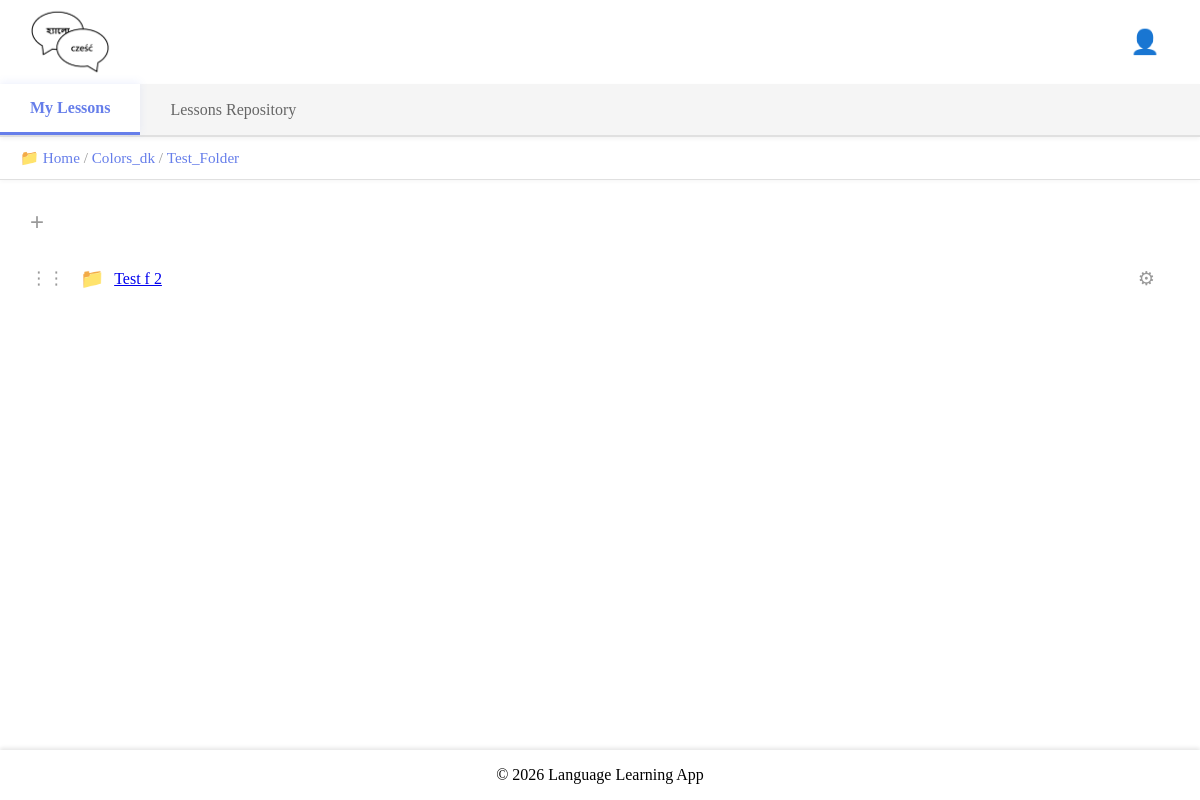
The page /my-lessons/directory/8/ (signed in) on the database as committed earlier.
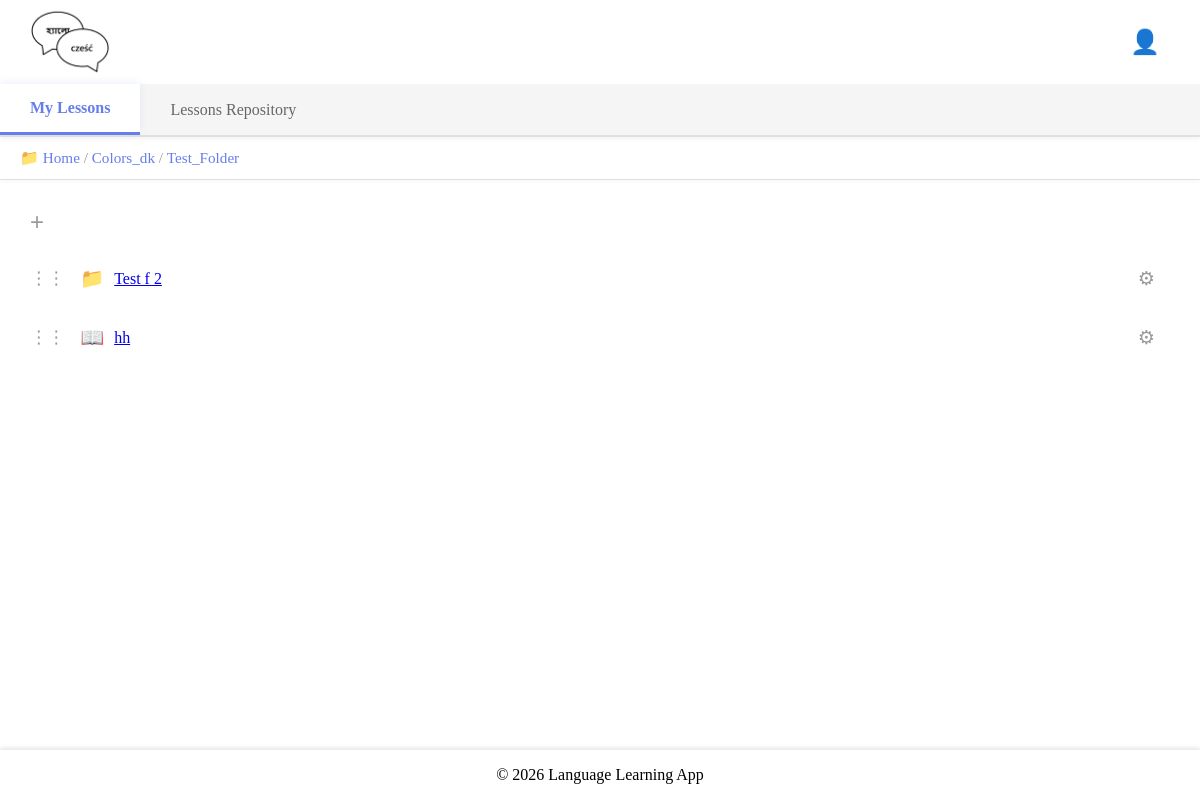
The same page on the database as committed later.
### base/models.py (models this page shows, shortened)
class UserDirectory(models.Model):
    name = models.CharField(max_length=255)
    user = models.ForeignKey(
        User, on_delete=models.CASCADE, related_name="directories"
    )
    parent_directory = models.ForeignKey(
        "self",
        null=True,
        blank=True,
        on_delete=models.CASCADE,
        related_name="subdirectories",
    )
    is_root = models.BooleanField(default=False)
    created = models.DateTimeField(auto_now_add=True)
    updated = models.DateTimeField(auto_now=True)
    class Meta:
        ordering = ["name"]
        unique_together = ("user", "parent_directory", "name")
    def get_path(self):
        path = []
        current = self
        visited = set()
        while current is not None:
            if current.id in visited:
                break
            visited.add(current.id)
            path.insert(0, current)
            current = current.parent_directory
        return path
    @classmethod
    def get_or_create_root_directory(cls, user):
        root_dir, created = cls.objects.get_or_create(
            user=user,
            is_root=True,
            defaults={"name": "Home", "parent_directory": None}
        )
        return root_dir

class UserLesson(models.Model):
    user = models.ForeignKey(User, on_delete=models.CASCADE)
    lesson = models.ForeignKey(Lesson, on_delete=models.CASCADE)
    directory = models.ForeignKey(
        "UserDirectory",
        on_delete=models.SET_NULL,
        null=True,
        blank=True,
        related_name="lessons",
    )
    target_progress = models.PositiveIntegerField(
        default=3, validators=[MinValueValidator(1)]
    )
    practice_window = models.PositiveIntegerField(
        default=10, validators=[MinValueValidator(1)]
    )
    allowed_error_margin = models.PositiveIntegerField(
        default=0, validators=[MinValueValidator(0)]
    )
    class Meta:
        unique_together = ("user", "lesson")

class Lesson(models.Model):
    title = models.CharField(max_length=255)
    description = models.TextField(
        blank=True, help_text="Brief description of the lesson."
    )
    prompt_language = models.ForeignKey(
        Language, on_delete=models.CASCADE, related_name="prompt_lessons"
    )
    translation_language = models.ForeignKey(
        Language, on_delete=models.CASCADE, related_name="translation_lessons"
    )
    author = models.ForeignKey(
        User,
        on_delete=models.CASCADE,
        related_name="authored_lessons",
    )
    changes_log = models.TextField(
        blank=True, help_text="Log of changes made to this lesson."
    )
    access_type = models.ForeignKey(AccessType, on_delete=models.PROTECT, default=1)
    original_lesson = models.ForeignKey(
        "self", null=True, blank=True, on_delete=models.SET_NULL
    )
    updated = models.DateTimeField(auto_now=True)
    created = models.DateTimeField(auto_now_add=True)

### base/views.py (the view, shortened to what this page needs)
# urls.py: path("my-lessons/", views.myLessons, name="my-lessons"),
@login_required(login_url="login")
def myLessons(request, directory_id=None):
    user = request.user
    root_directory = UserDirectory.get_or_create_root_directory(user)
    if directory_id:
        current_directory = get_object_or_404(UserDirectory, id=directory_id, user=user)
    else:
        current_directory = root_directory
    subdirectories = UserDirectory.objects.filter(
        user=user, parent_directory=current_directory
    ).order_by(Lower("name"))
    user_lessons = UserLesson.objects.filter(
        user=user, directory=current_directory
    ).select_related(
        "lesson", "lesson__prompt_language", "lesson__translation_language"
    ).order_by(Lower("lesson__title"))
    orphan_lessons = UserLesson.objects.filter(
        user=user, directory__isnull=True
    )
    breadcrumb_path = current_directory.get_path()
    request.session['current_directory_id'] = current_directory.id
    directory_form = UserDirectoryForm(user=user, parent_directory=current_directory)
    context = {
        "user": user,
        "my_lessons": user_lessons,
        "subdirectories": subdirectories,
        "current_directory": current_directory,
        "breadcrumb_path": breadcrumb_path,
        "root_directory": root_directory,
        "directory_form": directory_form,
    }
    return render(request, "base/authenticated/my_lessons/my_lessons.html", context)

### base/templates/base/authenticated/my_lessons/my_lessons.html (shortened to what this page needs)
{% extends 'base/layouts/my_lessons_layout.html' %}
{% block tab_content %}
<div class="add-new-dropdown">
    <div class="dropdown">
        <button class="dropdown-btn add-btn" data-menu="add-menu">&#43;</button>
    </div>
</div>
<div class="my-lessons-container">
    {% if subdirectories %}
    <div class="directories-list">
        {% for subdir in subdirectories %}
            <div class="directory-item droppable"
                 draggable="true"
                 data-type="directory"
                 data-id="{{ subdir.id }}"
                 data-target-id="{{ subdir.id }}">
                <span class="drag-handle">⋮⋮</span>
                <span class="directory-icon">📁</span>
                <a href="{% url 'my-lessons-directory' subdir.id %}" class="directory-link">{{ subdir.name }}</a>
                <span class="directory-actions">
                    <div class="dropdown">
                        <button class="dropdown-btn" data-menu="dir-{{ subdir.id }}">&#9881;</button>
                    </div>
                </span>
            </div>
        {% endfor %}
    </div>
    {% endif %}
    <div class="lessons-list">
        {% if my_lessons %}
        {% for my_lesson in my_lessons %}
            <div class="lesson-item draggable"
                 draggable="true"
                 data-type="lesson"
                 data-id="{{ my_lesson.id }}">
                <span class="drag-handle">⋮⋮</span>
                <span class="lesson-icon">📖</span>
                <a href="{% url 'my-lesson-details' my_lesson.id %}">{{ my_lesson.lesson.title }}</a>
                <span class="lesson-actions">
                    <div class="dropdown">
                        <button class="dropdown-btn" data-menu="lesson-{{ my_lesson.id }}">&#9881;</button>
                    </div>
                </span>
            </div>
        {% endfor %}
        {% else %}
            {% if not subdirectories %}
            <p>No lessons or folders in this directory.</p>
            {% endif %}
        {% endif %}
    </div>
</div>
{% endblock tab_content %}

### base/templates/base/layouts/includes/breadcrumb.html (shortened to what this page needs)
<nav class="breadcrumb-nav">
    <span>📁 </span>
    {% for dir in breadcrumb_path %}
        {% if dir.is_root %}
            <a href="{% url 'my-lessons' %}">{{ dir.name }}</a>
        {% else %}
            <a href="{% url 'my-lessons-directory' dir.id %}">{{ dir.name }}</a>
        {% endif %}
        {% if not forloop.last %}
            <span> / </span>
        {% endif %}
    {% endfor %}
</nav>

Rows that differ between the two databases and show on the page:
added UserLesson: lesson "hh"
